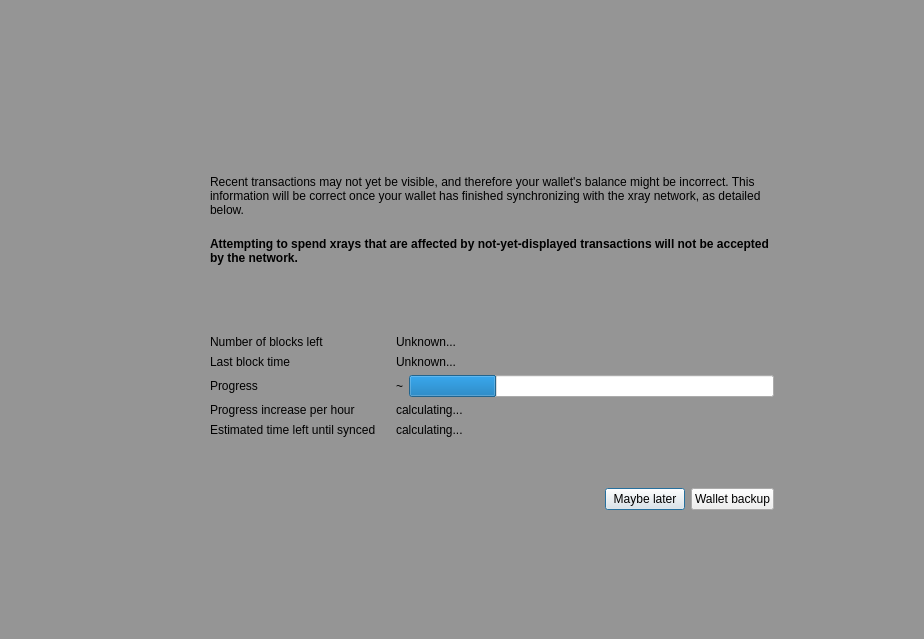
<?xml version="1.0" encoding="UTF-8"?>
<ui version="4.0">
 <class>ModalOverlay</class>
 <widget class="QWidget" name="ModalOverlay">
  <property name="geometry">
   <rect>
    <x>0</x>
    <y>0</y>
    <width>924</width>
    <height>639</height>
   </rect>
  </property>
  <property name="windowTitle">
   <string>Form</string>
  </property>
  <layout class="QVBoxLayout" name="verticalLayout" stretch="0">
   <property name="sizeConstraint">
    <enum>QLayout::SetDefaultConstraint</enum>
   </property>
   <property name="leftMargin">
    <number>0</number>
   </property>
   <property name="topMargin">
    <number>0</number>
   </property>
   <property name="rightMargin">
    <number>0</number>
   </property>
   <property name="bottomMargin">
    <number>0</number>
   </property>
   <item>
    <widget class="QWidget" name="bgWidget" native="true">
     <property name="styleSheet">
      <string notr="true">#bgWidget { background: rgba(0,0,0,96); }</string>
     </property>
     <layout class="QVBoxLayout" name="verticalLayoutMain" stretch="0">
      <property name="leftMargin">
       <number>120</number>
      </property>
      <property name="topMargin">
       <number>120</number>
      </property>
      <property name="rightMargin">
       <number>120</number>
      </property>
      <property name="bottomMargin">
       <number>120</number>
      </property>
      <item>
       <widget class="QWidget" name="contentWidget" native="true">
        <layout class="QVBoxLayout" name="verticalLayout_3" stretch="1,0">
         <property name="spacing">
          <number>0</number>
         </property>
         <property name="leftMargin">
          <number>0</number>
         </property>
         <property name="topMargin">
          <number>0</number>
         </property>
         <property name="rightMargin">
          <number>0</number>
         </property>
         <property name="bottomMargin">
          <number>0</number>
         </property>
         <item>
          <widget class="QStackedWidget" name="stackedWidget">
           <property name="currentIndex">
            <number>0</number>
           </property>
           <widget class="QWidget" name="page">
            <layout class="QVBoxLayout" name="verticalLayout_2">
             <property name="spacing">
              <number>0</number>
             </property>
             <property name="leftMargin">
              <number>30</number>
             </property>
             <property name="topMargin">
              <number>10</number>
             </property>
             <property name="rightMargin">
              <number>30</number>
             </property>
             <property name="bottomMargin">
              <number>10</number>
             </property>
             <item>
              <spacer name="verticalSpacer_3">
               <property name="orientation">
                <enum>Qt::Vertical</enum>
               </property>
               <property name="sizeType">
                <enum>QSizePolicy::Expanding</enum>
               </property>
               <property name="sizeHint" stdset="0">
                <size>
                 <width>20</width>
                 <height>40</height>
                </size>
               </property>
              </spacer>
             </item>
             <item>
              <layout class="QHBoxLayout" name="horizontalLayoutIconText" stretch="0,1">
               <property name="spacing">
                <number>20</number>
               </property>
               <property name="topMargin">
                <number>20</number>
               </property>
               <item>
                <layout class="QVBoxLayout" name="verticalLayoutIcon">
                 <item>
                  <widget class="QPushButton" name="warningIcon">
                   <property name="enabled">
                    <bool>false</bool>
                   </property>
                   <property name="text">
                    <string/>
                   </property>
                   <property name="iconSize">
                    <size>
                     <width>48</width>
                     <height>48</height>
                    </size>
                   </property>
                   <property name="flat">
                    <bool>true</bool>
                   </property>
                  </widget>
                 </item>
                 <item>
                  <spacer name="verticalSpacerWarningIcon">
                   <property name="orientation">
                    <enum>Qt::Vertical</enum>
                   </property>
                   <property name="sizeHint" stdset="0">
                    <size>
                     <width>20</width>
                     <height>40</height>
                    </size>
                   </property>
                  </spacer>
                 </item>
                </layout>
               </item>
               <item>
                <layout class="QVBoxLayout" name="verticalLayoutInfoText">
                 <property name="leftMargin">
                  <number>0</number>
                 </property>
                 <property name="topMargin">
                  <number>0</number>
                 </property>
                 <item>
                  <widget class="QLabel" name="infoText">
                   <property name="text">
                    <string>Recent transactions may not yet be visible, and therefore your wallet's balance might be incorrect. This information will be correct once your wallet has finished synchronizing with the xray network, as detailed below.</string>
                   </property>
                   <property name="textFormat">
                    <enum>Qt::RichText</enum>
                   </property>
                   <property name="wordWrap">
                    <bool>true</bool>
                   </property>
                  </widget>
                 </item>
                 <item>
                  <widget class="QLabel" name="infoTextStrong">
                   <property name="font">
                    <font>
                     <weight>75</weight>
                     <bold>true</bold>
                    </font>
                   </property>
                   <property name="text">
                    <string>Attempting to spend xrays that are affected by not-yet-displayed transactions will not be accepted by the network.</string>
                   </property>
                   <property name="textFormat">
                    <enum>Qt::RichText</enum>
                   </property>
                   <property name="wordWrap">
                    <bool>true</bool>
                   </property>
                  </widget>
                 </item>
                 <item>
                  <spacer name="verticalSpacerInTextSpace">
                   <property name="orientation">
                    <enum>Qt::Vertical</enum>
                   </property>
                   <property name="sizeHint" stdset="0">
                    <size>
                     <width>20</width>
                     <height>40</height>
                    </size>
                   </property>
                  </spacer>
                 </item>
                 <item>
                  <layout class="QFormLayout" name="formLayout">
                   <property name="fieldGrowthPolicy">
                    <enum>QFormLayout::ExpandingFieldsGrow</enum>
                   </property>
                   <property name="horizontalSpacing">
                    <number>20</number>
                   </property>
                   <property name="verticalSpacing">
                    <number>6</number>
                   </property>
                   <property name="topMargin">
                    <number>10</number>
                   </property>
                   <item row="0" column="0">
                    <widget class="QLabel" name="labelNumberOfBlocksLeft">
                     <property name="font">
                      <font>
                       <weight>50</weight>
                       <bold>false</bold>
                      </font>
                     </property>
                     <property name="text">
                      <string>Number of blocks left</string>
                     </property>
                    </widget>
                   </item>
                   <item row="0" column="1">
                    <widget class="QLabel" name="numberOfBlocksLeft">
                     <property name="sizePolicy">
                      <sizepolicy hsizetype="Expanding" vsizetype="Preferred">
                       <horstretch>0</horstretch>
                       <verstretch>0</verstretch>
                      </sizepolicy>
                     </property>
                     <property name="text">
                      <string>Unknown...</string>
                     </property>
                    </widget>
                   </item>
                   <item row="1" column="0">
                    <widget class="QLabel" name="labelLastBlockTime">
                     <property name="font">
                      <font>
                       <weight>50</weight>
                       <bold>false</bold>
                      </font>
                     </property>
                     <property name="text">
                      <string>Last block time</string>
                     </property>
                    </widget>
                   </item>
                   <item row="1" column="1">
                    <widget class="QLabel" name="newestBlockDate">
                     <property name="sizePolicy">
                      <sizepolicy hsizetype="Expanding" vsizetype="Preferred">
                       <horstretch>0</horstretch>
                       <verstretch>0</verstretch>
                      </sizepolicy>
                     </property>
                     <property name="text">
                      <string>Unknown...</string>
                     </property>
                    </widget>
                   </item>
                   <item row="2" column="0">
                    <widget class="QLabel" name="labelSyncDone">
                     <property name="font">
                      <font>
                       <weight>50</weight>
                       <bold>false</bold>
                      </font>
                     </property>
                     <property name="text">
                      <string>Progress</string>
                     </property>
                    </widget>
                   </item>
                   <item row="2" column="1">
                    <layout class="QHBoxLayout" name="horizontalLayoutSync" stretch="0,1">
                     <property name="spacing">
                      <number>6</number>
                     </property>
                     <item>
                      <widget class="QLabel" name="percentageProgress">
                       <property name="text">
                        <string notr="true">~</string>
                       </property>
                      </widget>
                     </item>
                     <item>
                      <widget class="QProgressBar" name="progressBar">
                       <property name="value">
                        <number>24</number>
                       </property>
                       <property name="format">
                        <string/>
                       </property>
                      </widget>
                     </item>
                    </layout>
                   </item>
                   <item row="4" column="0">
                    <widget class="QLabel" name="labelProgressIncrease">
                     <property name="font">
                      <font>
                       <weight>50</weight>
                       <bold>false</bold>
                      </font>
                     </property>
                     <property name="text">
                      <string>Progress increase per hour</string>
                     </property>
                    </widget>
                   </item>
                   <item row="4" column="1">
                    <widget class="QLabel" name="progressIncreasePerH">
                     <property name="sizePolicy">
                      <sizepolicy hsizetype="Expanding" vsizetype="Preferred">
                       <horstretch>0</horstretch>
                       <verstretch>0</verstretch>
                      </sizepolicy>
                     </property>
                     <property name="text">
                      <string>calculating...</string>
                     </property>
                    </widget>
                   </item>
                   <item row="5" column="0">
                    <widget class="QLabel" name="labelEstimatedTimeLeft">
                     <property name="font">
                      <font>
                       <weight>50</weight>
                       <bold>false</bold>
                      </font>
                     </property>
                     <property name="text">
                      <string>Estimated time left until synced</string>
                     </property>
                    </widget>
                   </item>
                   <item row="5" column="1">
                    <widget class="QLabel" name="expectedTimeLeft">
                     <property name="sizePolicy">
                      <sizepolicy hsizetype="Expanding" vsizetype="Preferred">
                       <horstretch>0</horstretch>
                       <verstretch>0</verstretch>
                      </sizepolicy>
                     </property>
                     <property name="text">
                      <string>calculating...</string>
                     </property>
                    </widget>
                   </item>
                  </layout>
                 </item>
                </layout>
               </item>
              </layout>
             </item>
             <item>
              <spacer name="verticalSpacer_4">
               <property name="orientation">
                <enum>Qt::Vertical</enum>
               </property>
               <property name="sizeHint" stdset="0">
                <size>
                 <width>20</width>
                 <height>40</height>
                </size>
               </property>
              </spacer>
             </item>
            </layout>
           </widget>
           <widget class="QWidget" name="page_2">
            <layout class="QVBoxLayout" name="verticalLayout_4">
             <property name="spacing">
              <number>15</number>
             </property>
             <property name="leftMargin">
              <number>30</number>
             </property>
             <property name="topMargin">
              <number>0</number>
             </property>
             <property name="rightMargin">
              <number>30</number>
             </property>
             <property name="bottomMargin">
              <number>0</number>
             </property>
             <item>
              <spacer name="verticalSpacer_2">
               <property name="orientation">
                <enum>Qt::Vertical</enum>
               </property>
               <property name="sizeHint" stdset="0">
                <size>
                 <width>20</width>
                 <height>40</height>
                </size>
               </property>
              </spacer>
             </item>
             <item>
              <layout class="QGridLayout" name="gridLayout">
               <item row="0" column="1">
                <widget class="QLabel" name="labelNote">
                 <property name="layoutDirection">
                  <enum>Qt::LeftToRight</enum>
                 </property>
                 <property name="text">
                  <string>Wallet backup prompt</string>
                 </property>
                 <property name="alignment">
                  <set>Qt::AlignLeading|Qt::AlignLeft|Qt::AlignVCenter</set>
                 </property>
                </widget>
               </item>
               <item row="1" column="1">
                <widget class="QLabel" name="labelMessage">
                 <property name="text">
                  <string>Please backup your wallet as soon as possible.
Please make sure to keep an updated antivirus and operating system. We can not recover Your funds if you visit phishing site or lose your backup. Please make sure to keep backups of your private keys or files. We do not store your private keys on this wallet. And you as a user, are entirely responsible for your funds and your own security.</string>
                 </property>
                 <property name="alignment">
                  <set>Qt::AlignLeading|Qt::AlignLeft|Qt::AlignVCenter</set>
                 </property>
                 <property name="wordWrap">
                  <bool>true</bool>
                 </property>
                </widget>
               </item>
               <item row="0" column="0">
                <widget class="QPushButton" name="warningIconBackup">
                 <property name="enabled">
                  <bool>false</bool>
                 </property>
                 <property name="sizePolicy">
                  <sizepolicy hsizetype="Fixed" vsizetype="Fixed">
                   <horstretch>0</horstretch>
                   <verstretch>0</verstretch>
                  </sizepolicy>
                 </property>
                 <property name="minimumSize">
                  <size>
                   <width>30</width>
                   <height>30</height>
                  </size>
                 </property>
                 <property name="maximumSize">
                  <size>
                   <width>30</width>
                   <height>30</height>
                  </size>
                 </property>
                 <property name="text">
                  <string/>
                 </property>
                 <property name="iconSize">
                  <size>
                   <width>30</width>
                   <height>30</height>
                  </size>
                 </property>
                 <property name="flat">
                  <bool>true</bool>
                 </property>
                </widget>
               </item>
               <item row="1" column="0">
                <spacer name="horizontalSpacer_2">
                 <property name="orientation">
                  <enum>Qt::Horizontal</enum>
                 </property>
                 <property name="sizeType">
                  <enum>QSizePolicy::Fixed</enum>
                 </property>
                 <property name="sizeHint" stdset="0">
                  <size>
                   <width>30</width>
                   <height>20</height>
                  </size>
                 </property>
                </spacer>
               </item>
              </layout>
             </item>
             <item>
              <spacer name="verticalSpacer">
               <property name="orientation">
                <enum>Qt::Vertical</enum>
               </property>
               <property name="sizeType">
                <enum>QSizePolicy::Expanding</enum>
               </property>
               <property name="sizeHint" stdset="0">
                <size>
                 <width>20</width>
                 <height>40</height>
                </size>
               </property>
              </spacer>
             </item>
            </layout>
           </widget>
          </widget>
         </item>
         <item>
          <widget class="QWidget" name="buttonsContainerWhite" native="true">
           <layout class="QHBoxLayout" name="horizontalLayout">
            <property name="leftMargin">
             <number>30</number>
            </property>
            <property name="topMargin">
             <number>15</number>
            </property>
            <property name="rightMargin">
             <number>30</number>
            </property>
            <item>
             <spacer name="horizontalSpacer">
              <property name="orientation">
               <enum>Qt::Horizontal</enum>
              </property>
              <property name="sizeHint" stdset="0">
               <size>
                <width>40</width>
                <height>20</height>
               </size>
              </property>
             </spacer>
            </item>
            <item>
             <widget class="QPushButton" name="closeButton">
              <property name="focusPolicy">
               <enum>Qt::StrongFocus</enum>
              </property>
              <property name="text">
               <string>Maybe later</string>
              </property>
              <property name="shortcut">
               <string>Esc</string>
              </property>
              <property name="default">
               <bool>true</bool>
              </property>
             </widget>
            </item>
            <item>
             <widget class="QPushButton" name="walletBackupButton">
              <property name="text">
               <string>Wallet backup</string>
              </property>
             </widget>
            </item>
           </layout>
          </widget>
         </item>
        </layout>
       </widget>
      </item>
     </layout>
    </widget>
   </item>
  </layout>
 </widget>
 <resources/>
 <connections/>
</ui>
